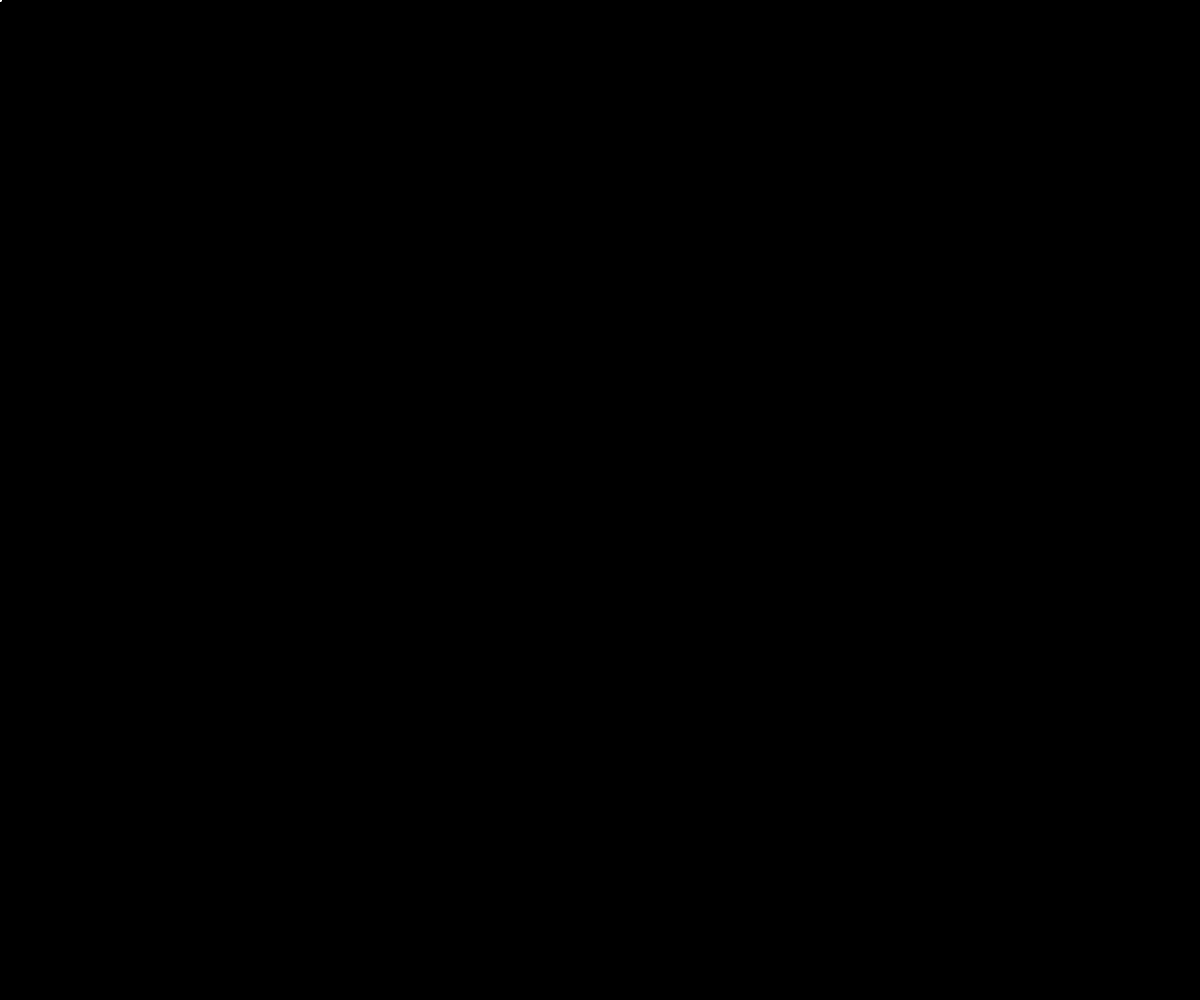
Frame 1 (no input)
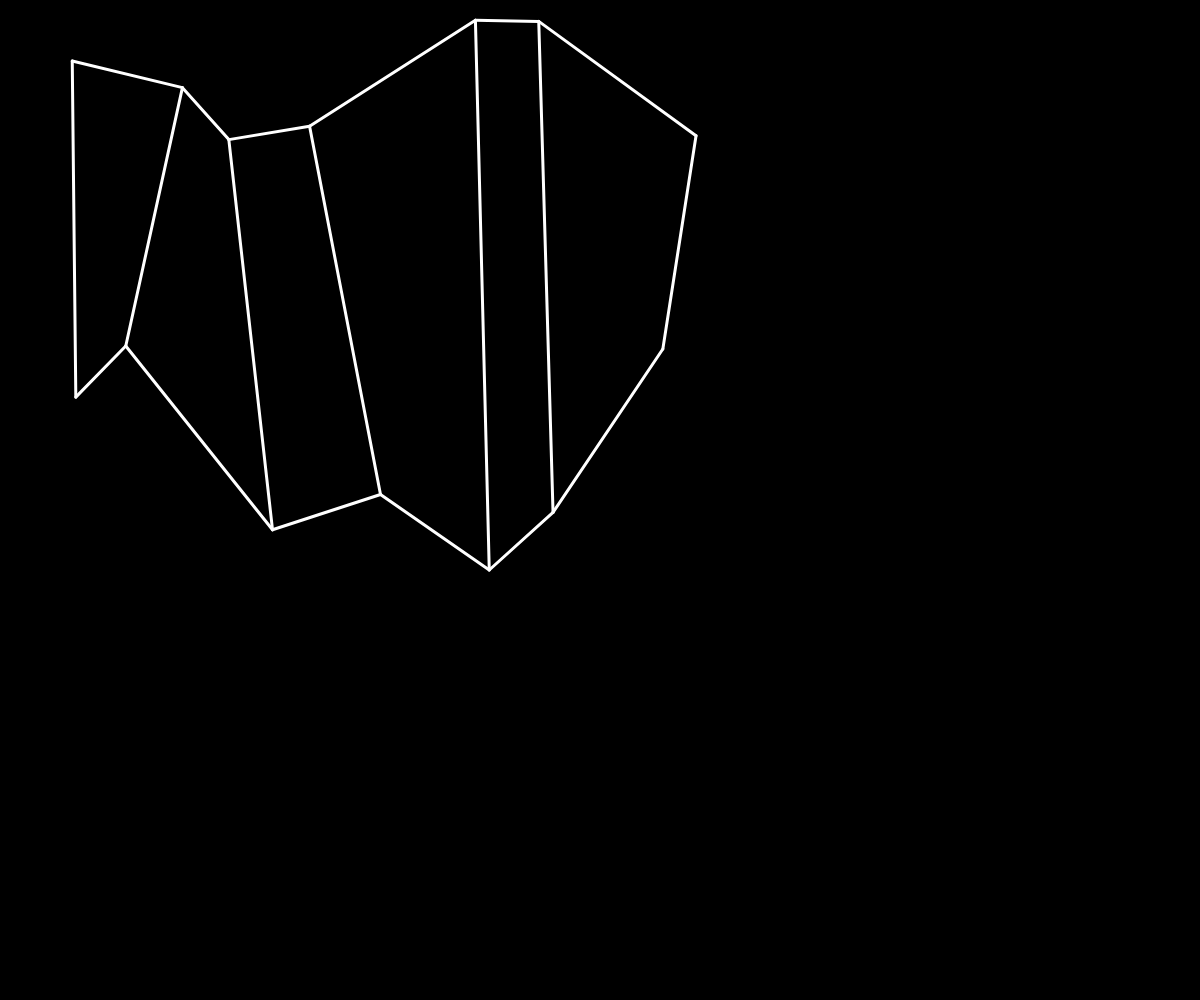
Frame 60 (no input)
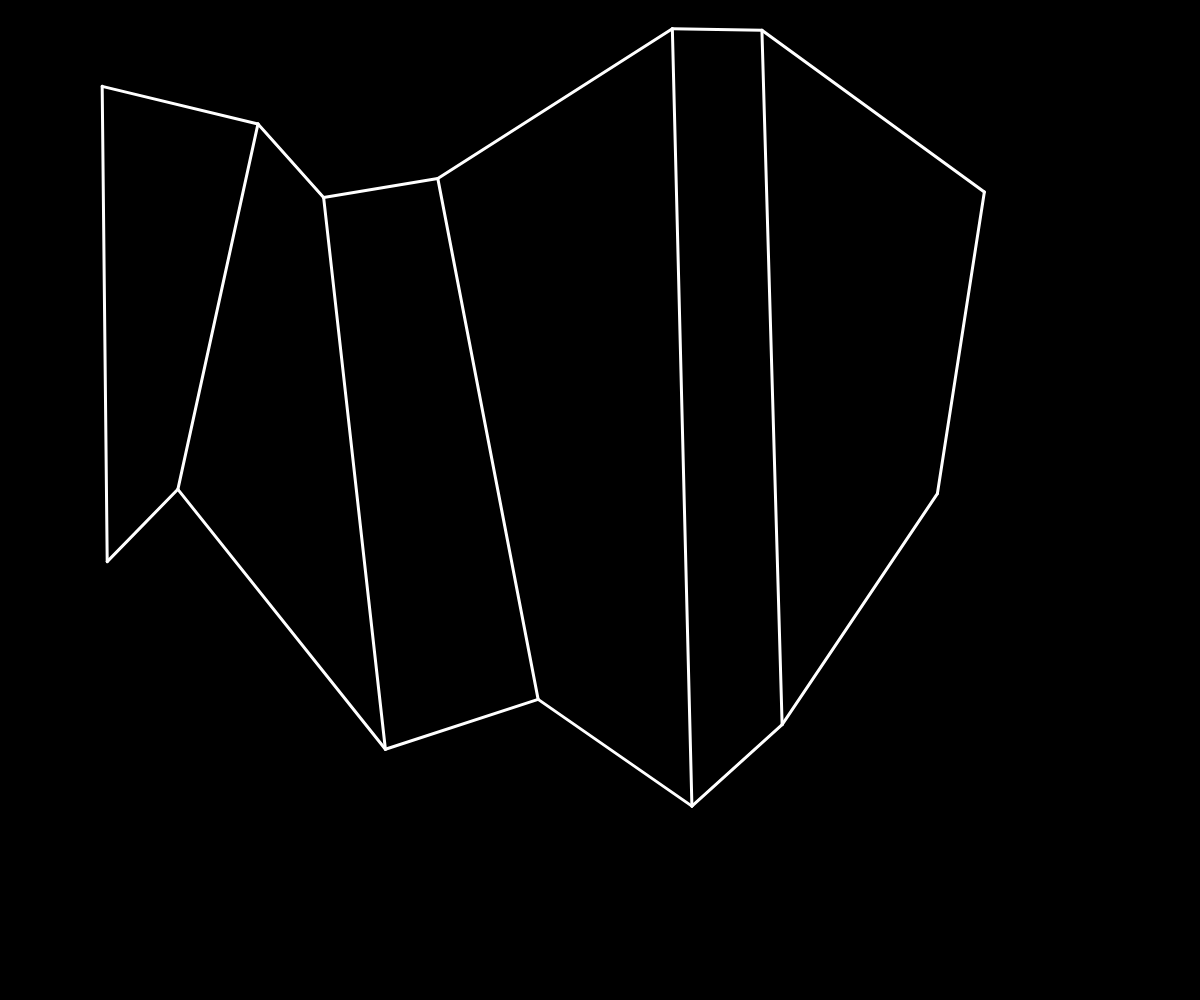
Frame 120 (the mouse pressed at the canvas centre since frame 60)

The p5.js sketch that drew these frames (run headless with seeded random() and noise() and a simulated clock; from frame 60 on, the mouse is pressed at the canvas centre):

// p5.js sketch
// ── sketch.js
// generative polygon mesh
// sol lewitt design exploration revisited
// prompt:
// six white geometric figures (outlines) superimposed on a black wall

const vectorStartArray = [];
const vectorEndArray = [];
const numShapes = 6;
const numCoordinates = (numShapes+1)*2;

// initialize vector arrays
for(let i=0; i<numCoordinates*2; i++) {
  vectorStartArray.push(0);
  vectorEndArray.push(0);
}

// compute difference between x-coordinate and target x-coordinate
// parameters:
// x: x-coordinate of current position of vector
// xTarget: x-coordinate of target vector
// threshold: threshold value
function almostEqual(x,xTarget,threshold) {
  if (Math.abs(x-xTarget) < threshold) {
    return true;
  }
  return false;
}

function setup() {
  createCanvas(windowWidth, windowHeight);
  strokeCap(ROUND);
  stroke(255);
  strokeWeight(3);
}

function draw() {
  background(0);
  
  const unit = width/(numShapes+1);
  const speed = 0.015; // speed of transition
  
  // calculate steps to target vector
  for(let i=0; i<vectorStartArray.length; i++) {
    vectorStartArray[i] = lerp(vectorStartArray[i], vectorEndArray[i], speed);
  }

  let unitCounter = 0;
  const threshold = 0.5;
  
  // generate new vectors
  for(let i=0; i<vectorStartArray.length; i+=4) {
    // testing for equailty of floats is problematic due to precision errors in rounding
    // instead test the difference of floats against a threshold value
    if(almostEqual(vectorStartArray[i], vectorEndArray[i], threshold)) {
      vectorEndArray[i] = random(unitCounter*unit, (unitCounter+1)*unit);
      vectorEndArray[i+1] = random(height/2);
      vectorEndArray[i+2] = random(unitCounter*unit, (unitCounter+1)*unit);
      vectorEndArray[i+3] = random(height/2,height);
    }
    unitCounter++;
  }
  
  // draw shapes
  line(vectorStartArray[0], vectorStartArray[1], vectorStartArray[2], vectorStartArray[3]);
  for(let i=0; i<vectorStartArray.length; i+=4) {
    line(vectorStartArray[i], vectorStartArray[i+1], vectorStartArray[i+4], vectorStartArray[i+5]);
    line(vectorStartArray[i+2], vectorStartArray[i+3], vectorStartArray[i+6], vectorStartArray[i+7]);
    line(vectorStartArray[i+4], vectorStartArray[i+5], vectorStartArray[i+6], vectorStartArray[i+7]);
  }
}
